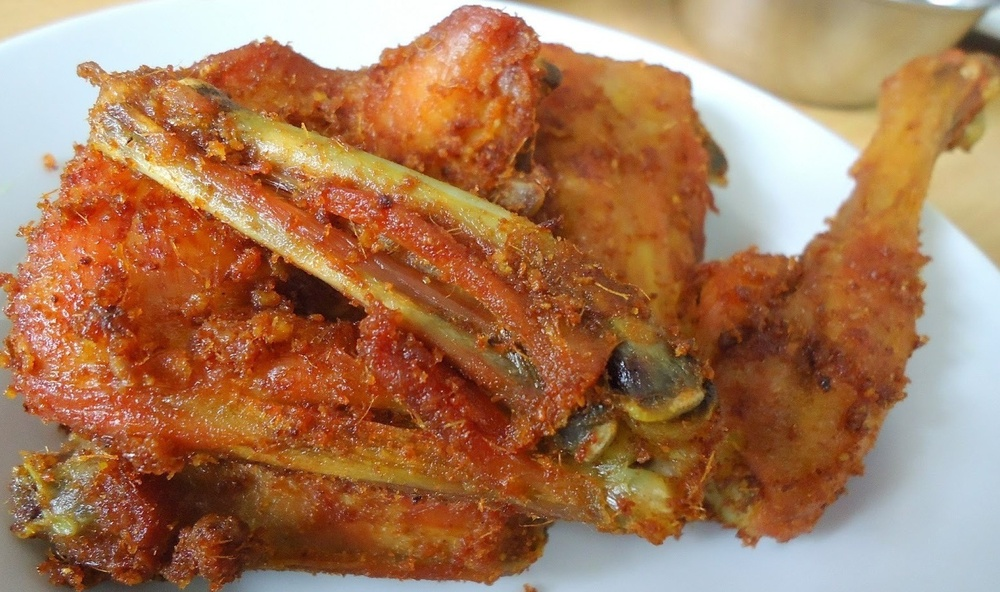
#> input picture data/raw/ayam_goreng/ayam_goreng (104).jpg, 1000 x 592 px, shrunk from 1543 x 914 before the run
$ python -i validation.py   (imports and definitions only)
#> lines starting #> are read from the running program, lines starting #| are printed output that depends on the picture; after the words box and inside, x2 and y2 are one past the last pixel; in counts of white or black regions, pixels touching at a corner belong together
# validation.py
import os
import re
import cv2
import numpy as np
from dotenv import load_dotenv
import google.generativeai as genai

# Load .env file
# [1 line not run here, left out]

GEMINI_KEY = os.getenv("GEMINI_API_KEY")

# [17 lines not run here, left out]


def is_valid_food_image_basic(image_path):
    """
    Fallback validation: Cek apakah gambar memiliki karakteristik makanan
    - Check color histogram (food biasanya punya warm colors)
    - Check image quality
    - Check if it's a real photo (not text/document)
    """
    try:
        img = cv2.imread(image_path)
#> img is the input picture: shape (592, 1000, 3); mean B, G, R 88.7, 121.8, 167.5
        if img is None:
            return False

        # Convert to HSV untuk analisis warna
        hsv = cv2.cvtColor(img, cv2.COLOR_BGR2HSV)
#> hsv: shape (592, 1000, 3); mean H, S, V 30.5, 142.8, 172.1

        # Food biasanya punya warm colors (orange, brown, red, yellow)
        # Hue range untuk warm colors: 0-30 (red) dan 10-40 (orange/yellow) dan 120-180 (green untuk salad)
        lower_warm = np.array([0, 30, 30])
        upper_warm = np.array([40, 255, 255])
        mask_warm = cv2.inRange(hsv, lower_warm, upper_warm)
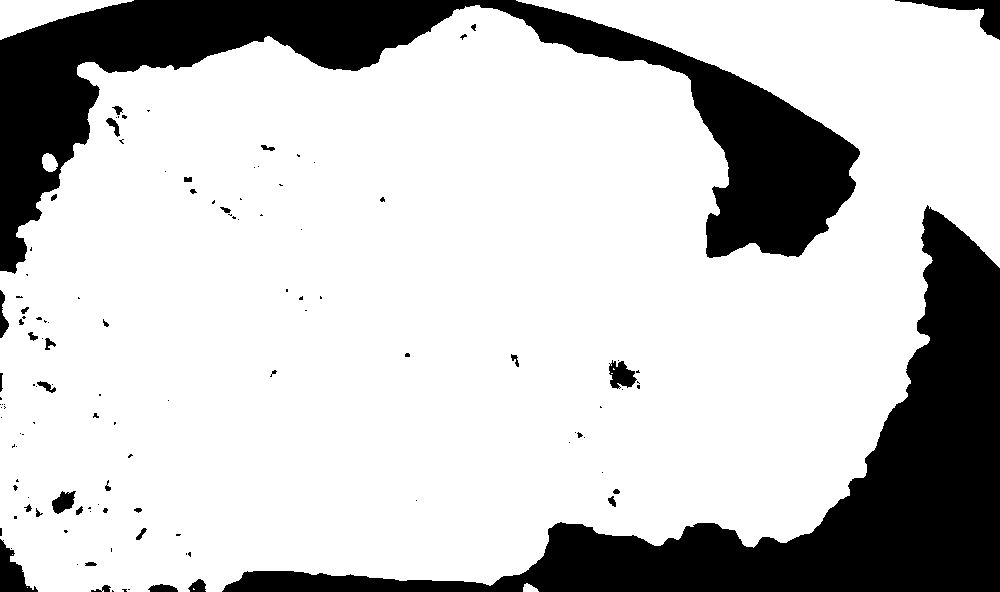
#> mask_warm: shape (592, 1000); 78% white; 121 black regions (85 under 20 px), largest, box (x1, y1, x2, y2) and area: (222, 205, 1000, 592) 63419, (0, 0, 860, 274) 61558, (895, 0, 1000, 40) 1198

        lower_green = np.array([40, 30, 30])
        upper_green = np.array([90, 255, 255])
        mask_green = cv2.inRange(hsv, lower_green, upper_green)
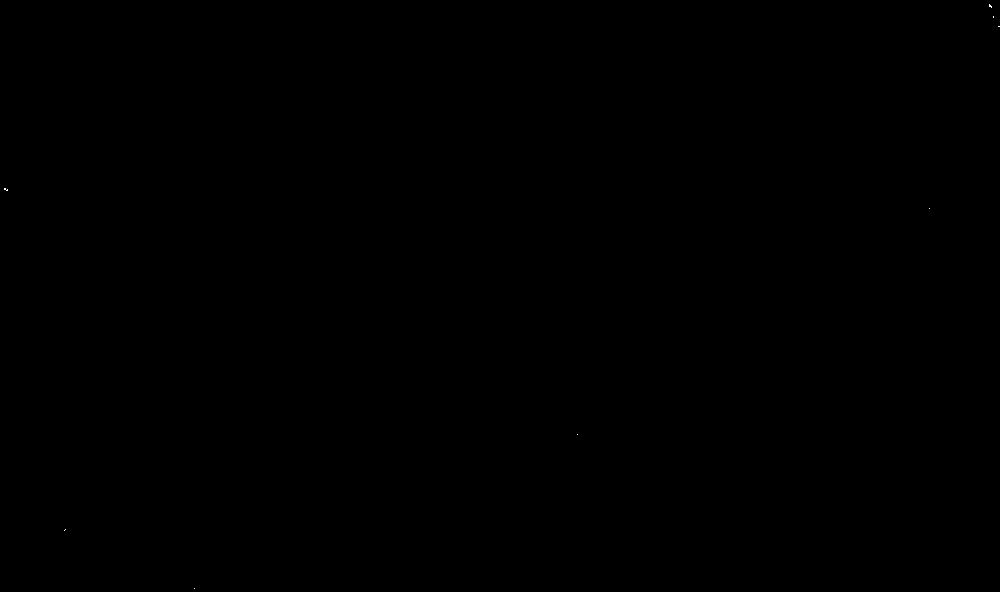
#> mask_green: shape (592, 1000); 0% white in thin lines or dots

        # Hitung persentase warm/food-like colors
        total_pixels = img.shape[0] * img.shape[1]
#> total_pixels = 592000
        warm_pixels = np.sum(mask_warm > 0)
#> warm_pixels = 461834
        green_pixels = np.sum(mask_green > 0)
#> green_pixels = 23
        food_color_ratio = (warm_pixels + green_pixels) / total_pixels
#> food_color_ratio = 0.78

        # Food biasanya punya 30% atau lebih warm/food colors
        has_food_colors = food_color_ratio > 0.25
#> has_food_colors = True

        # Check edge density (makanan biasanya punya texture/edges)
        gray = cv2.cvtColor(img, cv2.COLOR_BGR2GRAY)
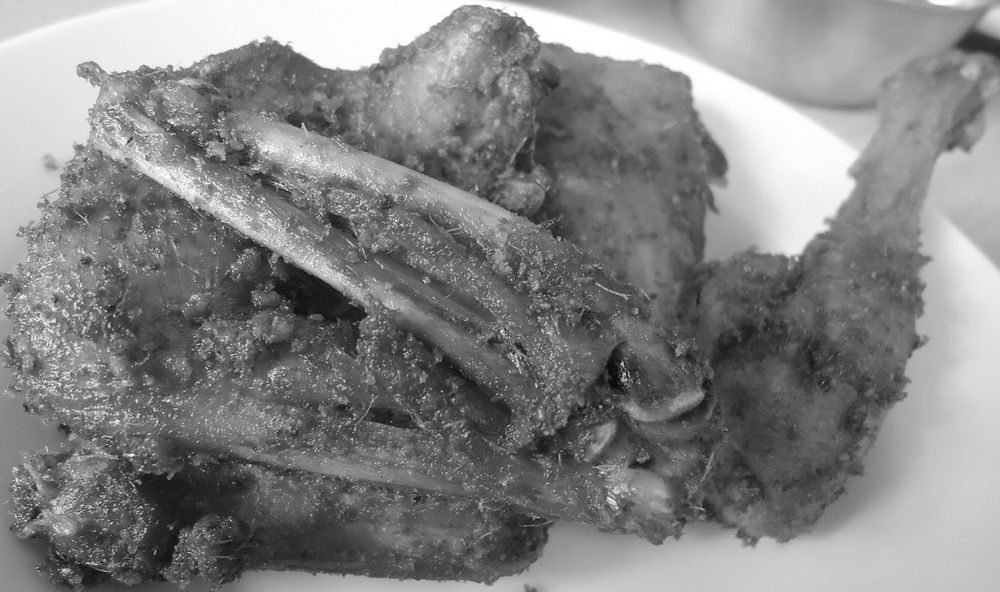
#> gray: shape (592, 1000); min 5, max 255, mean 131.7
        edges = cv2.Canny(gray, 50, 150)
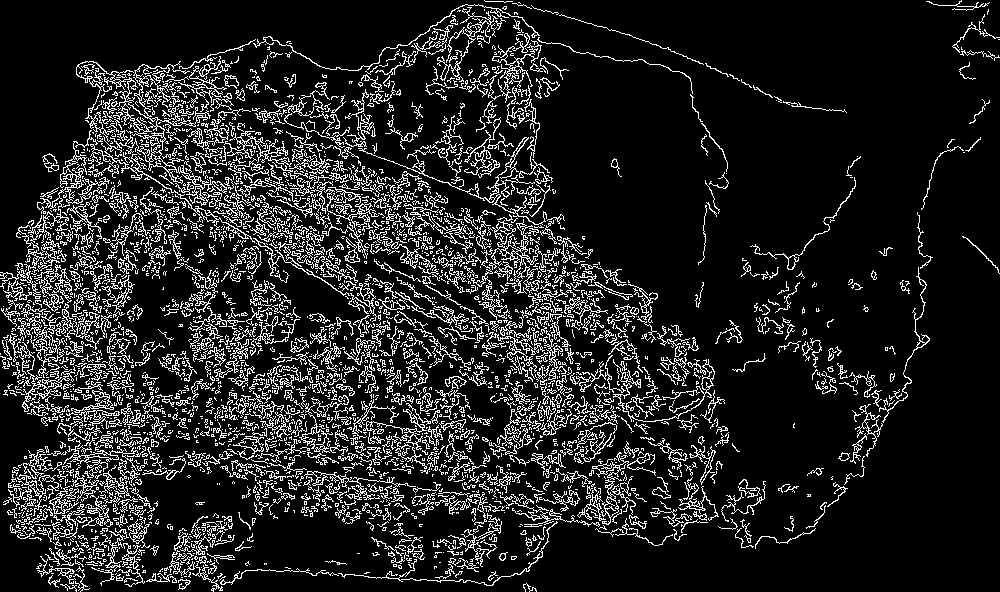
#> edges: shape (592, 1000); 13.4% white in thin lines or dots
        edge_density = np.sum(edges > 0) / total_pixels
#> edge_density = 0.134
        has_texture = edge_density > 0.05
#> has_texture = True

        # Combination check
        return has_food_colors and has_texture

    except Exception as e:
        print(f"⚠️ Error in basic validation: {e}")
        return True  # default ke True jika error


def is_food_image(image_path):
    """
    Gunakan Gemini untuk memastikan gambar adalah makanan.
    Jika Gemini gagal (quota/error), gunakan fallback method.
    """
    if not model:
        print("⚠️ Gemini tidak tersedia, menggunakan fallback validation...")
        return is_valid_food_image_basic(image_path)

    try:
        uploaded = genai.upload_file(image_path)
        prompt = "Apakah gambar ini berisi makanan yang dapat dimakan? Jawab hanya 'ya' atau 'tidak'."
        result = model.generate_content([prompt, uploaded])
        answer = result.text.strip().lower()
        is_food = bool(re.search(r"\b(ya|makanan|food|dish|meal)\b", answer))
        print(f"✅ Gemini validation: {answer} → {'Makanan' if is_food else 'Bukan Makanan'}")
        return is_food
    except Exception as e:
        error_msg = str(e)
        # Check if it's a quota error
        if "429" in error_msg or "quota" in error_msg.lower():
            print(f"⚠️ Gemini quota exceeded: {error_msg[:50]}...")
            print("💡 Upgrade ke paid Gemini: https://aistudio.google.com/app/billing/overview")
        else:
            print(f"❌ Error validasi Gemini: {error_msg[:100]}")

        print("⚠️ Fallback ke basic validation...")
        # Fallback ke basic validation
        return is_valid_food_image_basic(image_path)

>>> result = is_valid_food_image_basic('data/raw/ayam_goreng/ayam_goreng (104).jpg')
#> result = True

$ run again, on data/raw/ayam_goreng/ayam_goreng (13).jpg
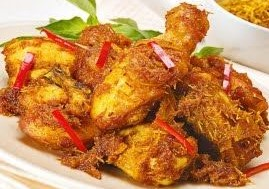
#> input picture data/raw/ayam_goreng/ayam_goreng (13).jpg, 269 x 189 px
#> in is_valid_food_image_basic, img is the input picture: shape (189, 269, 3); mean B, G, R 78.3, 135.8, 197
#> hsv: shape (189, 269, 3); mean H, S, V 17.4, 164.8, 197.4
#> in is_valid_food_image_basic, `mask_warm = cv2.inRange(hsv, lower_warm, upper_warm)`:
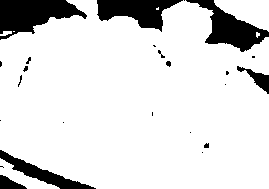
#> mask_warm: shape (189, 269); 86.7% white; 24 black regions (15 under 20 px), largest, box (x1, y1, x2, y2) and area: (0, 0, 87, 40) 1989, (186, 0, 269, 52) 1652, (97, 0, 183, 32) 1516
#> mask_green: shape (189, 269); 0% white in thin lines or dots, all inside (x1, y1, x2, y2) = (49, 26, 50, 27)
#> warm_pixels = 44062
#> green_pixels = 1
#> food_color_ratio = 0.867
#> has_food_colors = True
#> in is_valid_food_image_basic, `edges = cv2.Canny(gray, 50, 150)`:
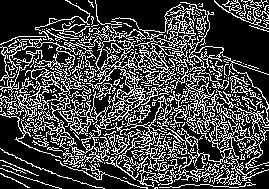
#> edges: shape (189, 269); 27.2% white in thin lines or dots
#> edge_density = 0.272
#> has_texture = True

$ run again, on data/raw/ayam_goreng/ayam_goreng (15).jpg
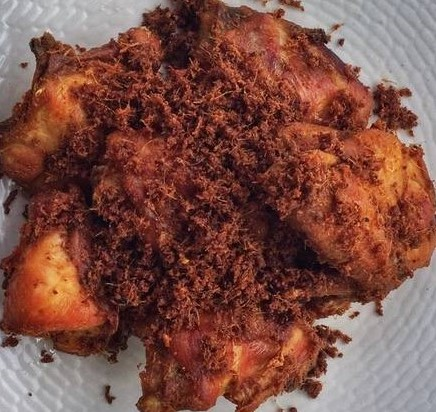
#> input picture data/raw/ayam_goreng/ayam_goreng (15).jpg, 436 x 412 px
#> in is_valid_food_image_basic, img is the input picture: shape (412, 436, 3); mean B, G, R 69.8, 79.5, 125.4
#> hsv: shape (412, 436, 3); mean H, S, V 40.1, 129.6, 126
#> in is_valid_food_image_basic, `mask_warm = cv2.inRange(hsv, lower_warm, upper_warm)`:
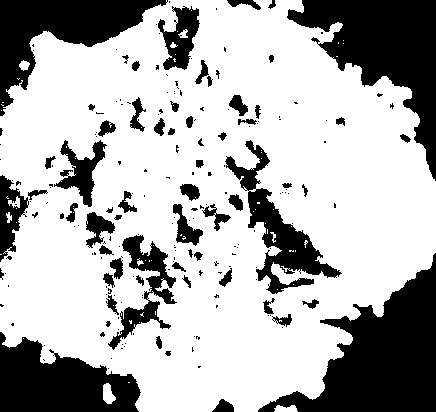
#> mask_warm: shape (412, 436); 69.6% white; 204 black regions (141 under 20 px), largest, box (x1, y1, x2, y2) and area: (258, 253, 436, 412) 12702, (287, 0, 436, 181) 10845, (0, 0, 168, 116) 7190
#> mask_green: shape (412, 436); every value is 0
#> warm_pixels = 125004
#> green_pixels = 0
#> food_color_ratio = 0.696
#> has_food_colors = True
#> in is_valid_food_image_basic, `edges = cv2.Canny(gray, 50, 150)`:
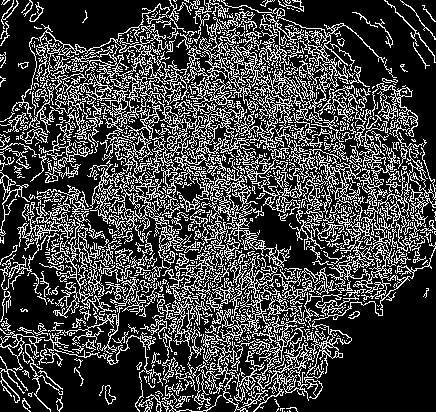
#> edges: shape (412, 436); 26.1% white in thin lines or dots
#> edge_density = 0.261
#> has_texture = True

$ run again, on data/raw/ayam_goreng/ayam_goreng (18).jpg
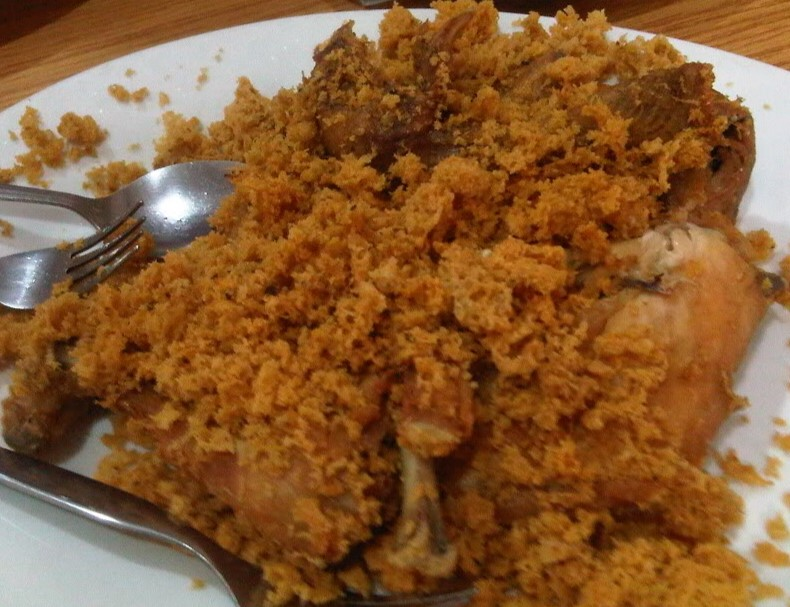
#> input picture data/raw/ayam_goreng/ayam_goreng (18).jpg, 790 x 607 px
#> in is_valid_food_image_basic, img is the input picture: shape (607, 790, 3); mean B, G, R 50.3, 90.9, 135.6
#> hsv: shape (607, 790, 3); mean H, S, V 22.5, 175.4, 136.3
#> in is_valid_food_image_basic, `mask_warm = cv2.inRange(hsv, lower_warm, upper_warm)`:
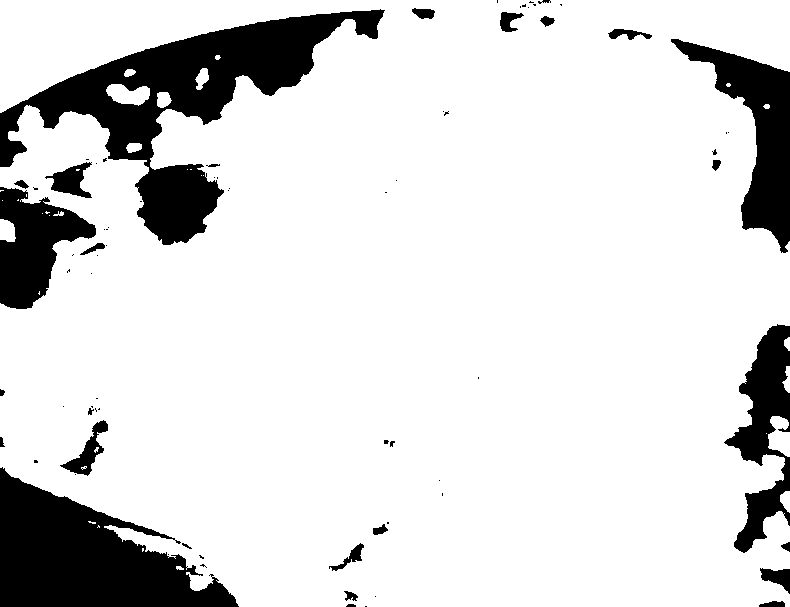
#> mask_warm: shape (607, 790); 85.5% white; 76 black regions (48 under 20 px), largest, box (x1, y1, x2, y2) and area: (0, 9, 385, 245) 25248, (0, 467, 239, 607) 18417, (671, 39, 790, 253) 8731
#> mask_green: shape (607, 790); 0.03% white in thin lines or dots, all inside (x1, y1, x2, y2) = (13, 229, 236, 603)
#> warm_pixels = 410043
#> green_pixels = 125
#> food_color_ratio = 0.855
#> has_food_colors = True
#> in is_valid_food_image_basic, `edges = cv2.Canny(gray, 50, 150)`:
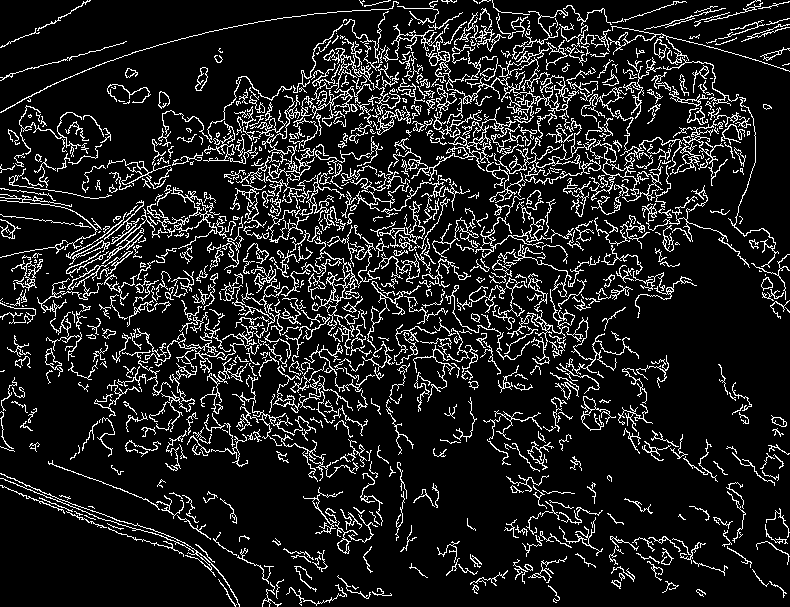
#> edges: shape (607, 790); 12.2% white in thin lines or dots
#> edge_density = 0.122
#> has_texture = True
